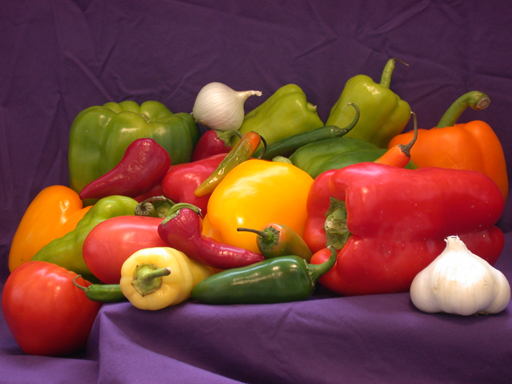
#> input picture DongKyu/References/peppers.png, 512 x 384 px
$ python hologram.py
#> lines starting #> are read from the running program, lines starting #| are printed output that depends on the picture
import numpy as np
import skimage
import argparse
import matplotlib.pyplot as plt
from time import time

parser = argparse.ArgumentParser()
parser.add_argument('--display',action = 'store_true',help='')
parser.add_argument('--sanity_check',action = 'store_true',help='')
parser.add_argument('--progress',action = 'store_true', help='')
parser.add_argument('--h',default = 512,type=int,help='')
parser.add_argument('--w',default = 512,type=int,help='')
parser.add_argument('--imagedir',default='peppers.png',help='')
parser.add_argument('--threshold',default = 0.1,help='')
parser.add_argument('--iter',default=1,type=int,help='')
parser.add_argument('--subroutine',action = 'store_true',help='')
parser.add_argument('--subroutine2',action = 'store_true',help='')
args = parser.parse_args()


def transform(display,M,imagedir):
#> called with display = False, imagedir = 'peppers.png'
	N = 512
	I0 = plt.imread(imagedir)
#> I0 is the input picture: shape (384, 512, 3) float32; mean R, G, B 0.474, 0.26, 0.226
	I0 = skimage.transform.resize(I0,[N,N])
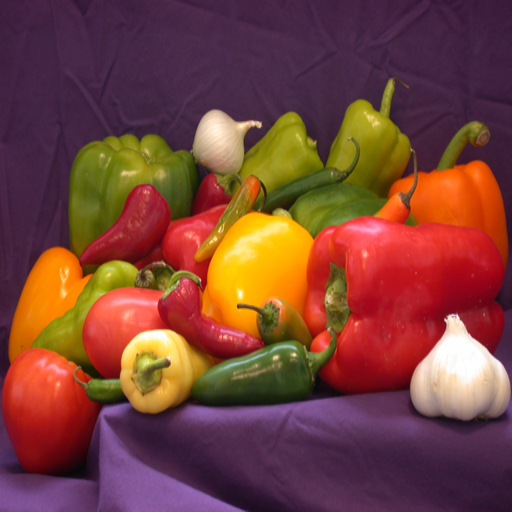
#> I0: shape (512, 512, 3) float32; mean R, G, B 0.474, 0.26, 0.226
	I0 = skimage.color.rgb2gray(I0)
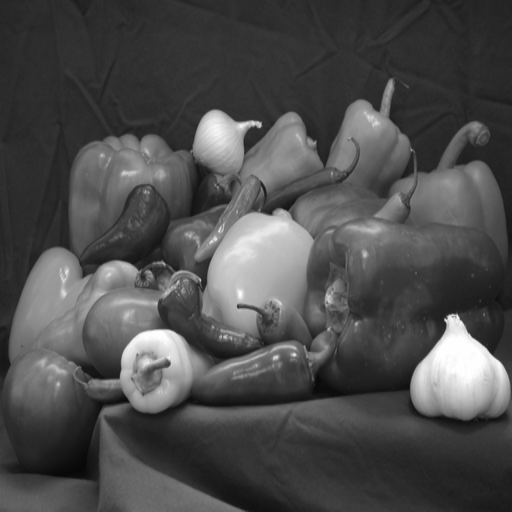
#> I0: shape (512, 512) float32; min 0.03, max 1, mean 0.303
	ampI0 = np.abs(I0)
	avI0 = np.mean(I0)
#> avI0 = 0.303
	I = I0
	k = 0
	err = 1
	tic_total = time()
	#GS algorithm Loop
	if args.subroutine2:
		err_st = np.zeros(args.iter)
	while (err > args.threshold or k < args.iter):
		k += 1
		if args.progress:
			elapsed = time()-tic_total
			print('time elapsed so far: '+str(elapsed))
			print('iteration '+str(k))
			print('error ' + str(err))

		IF = np.fft.fftshift(np.fft.fft2(np.fft.fftshift(I)))
		angIF = np.angle(IF)
		IF2 = np.exp(1j*angIF)
		g = np.fft.fftshift(np.fft.ifft2(np.fft.fftshift(IF2)))
		avg = np.mean(np.abs(g))
		g = g*avI0/avg
		ampg = np.abs(g)
		angg = np.angle(g)
		dif2 = (ampg-ampI0)**2
		err = np.sqrt(np.sum(dif2)/(N**2))
		I = ampI0*np.exp(1j*angg)
		if args.subroutine:
			if k == 2:
				g1 = g/np.max(np.abs(g))
		if args.subroutine2:
			err_st[k-1] = err

		if k > 150:
			break
#> this loop made 10 passes
#> (avg, err) on passes 1 to 10: (0.00118, 0.42), (0.00158, 0.155), (0.00165, 0.126), (0.00166, 0.12), (0.00167, 0.118), (0.00167, 0.117), (0.00167, 0.117), (0.00168, 0.113), (0.0017, 0.106), (0.00171, 0.0959)
#> pass 1, in transform, `angIF = np.angle(IF)`:
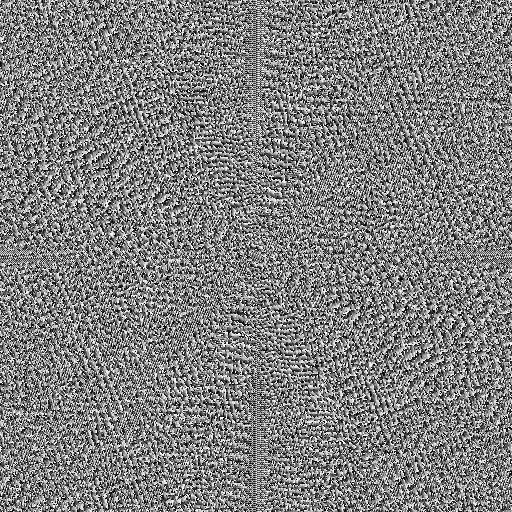
#> angIF: shape (512, 512) float64; min -3.14, max 3.14, mean 2.4e-05; drawn with min black and max white
#> pass 1, in transform, `ampg = np.abs(g)`:
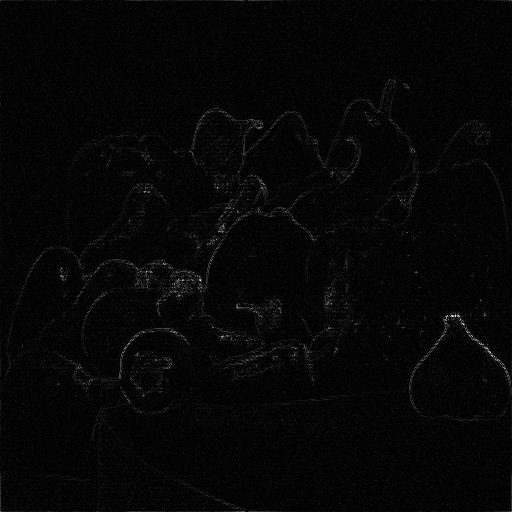
#> ampg: shape (512, 512) float64; min 3.5e-06, max 12.28, mean 0.303; drawn with min black and max white
#> pass 1, in transform, `angg = np.angle(g)`:
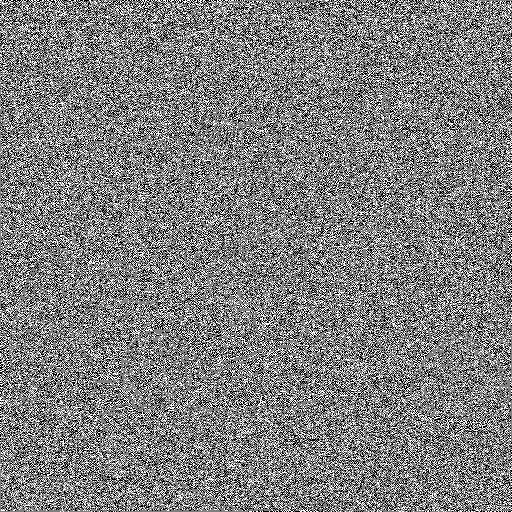
#> angg: shape (512, 512) float64; min -3.14, max 3.14, mean -0.00171; drawn with min black and max white
#> after the loop, k = 10
	g = g/np.max(np.abs(g))
	h = np.floor(255*angIF) # SLM is 8 bit.
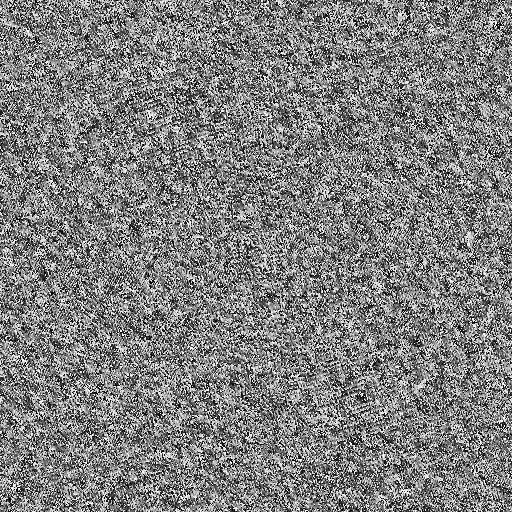
#> h: shape (512, 512) float64; min -802, max 801, mean -1.2; drawn with min black and max white


	# [9 lines of commented-out code are left out]
	h = skimage.transform.resize(h,M)
	if args.display:
		plot = plt.subplot()
		plot.imshow(h, cmap ="gray")
		plt.show()

	if args.sanity_check:
		plot = plt.subplot()
		plot.imshow(np.abs(g),cmap='gray')
		plt.show()

	if args.subroutine:
		# This space is for misc things.
		ax1 = plt.subplot(221)
		ax1.imshow(I0,cmap = "gray")
		ax1.axes.get_xaxis().set_visible(False)
		ax1.axes.get_yaxis().set_visible(False)
		ax1.title.set_text('Original Image')

		ax2 = plt.subplot(222)
		ax2.imshow(h, cmap ="gray")
		ax2.axes.get_xaxis().set_visible(False)
		ax2.axes.get_yaxis().set_visible(False)
		ax2.title.set_text('Phase Mask for SLM')

		ax3 = plt.subplot(223)
		ax3.imshow(np.abs(g1),cmap='gray')
		ax3.axes.get_xaxis().set_visible(False)
		ax3.axes.get_yaxis().set_visible(False)
		ax3.title.set_text('Reconstruction (2nd iteration)')

		ax4 = plt.subplot(224)
		ax4.imshow(np.abs(g),cmap = 'gray')
		ax4.axes.get_xaxis().set_visible(False)
		ax4.axes.get_yaxis().set_visible(False)
		ax4.title.set_text('Reconstruction (20th iteration)')
		plt.show()

	if args.subroutine2:
		plt.plot(range(k),err_st)
		plt.title('RMSE')
		plt.xlabel('Number of Iterations')
		plt.show()


	return h


if __name__ == '__main__':
	transform(args.display,[args.h,args.w],args.imagedir)
